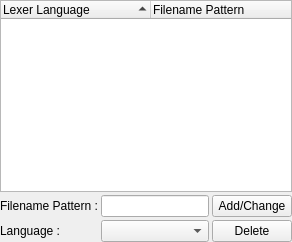
     <widget class="QWidget" name="pLexersAssociations">
      <property name="enabled">
       <bool>true</bool>
      </property>
      <layout class="QGridLayout">
       <property name="margin">
        <number>0</number>
       </property>
       <property name="spacing">
        <number>3</number>
       </property>
       <item row="2" column="0">
        <widget class="QLabel" name="lLexersAssociationsLanguage">
         <property name="text">
          <string>Language :</string>
         </property>
        </widget>
       </item>
       <item row="1" column="0">
        <widget class="QLabel" name="lLexersAssociationsFilenamePattern">
         <property name="text">
          <string>Filename Pattern :</string>
         </property>
        </widget>
       </item>
       <item row="1" column="2">
        <widget class="QPushButton" name="pbLexersAssociationsAddChange">
         <property name="text">
          <string>Add/Change</string>
         </property>
        </widget>
       </item>
       <item row="2" column="1">
        <widget class="QComboBox" name="cbLexersAssociationsLanguages"/>
       </item>
       <item row="2" column="2">
        <widget class="QPushButton" name="pbLexersAssociationsDelete">
         <property name="text">
          <string>Delete</string>
         </property>
        </widget>
       </item>
       <item row="1" column="1">
        <widget class="QLineEdit" name="leLexersAssociationsFilenamePattern"/>
       </item>
       <item row="0" column="0" colspan="3">
        <widget class="QTreeWidget" name="twLexersAssociations">
         <property name="editTriggers">
          <set>QAbstractItemView::NoEditTriggers</set>
         </property>
         <property name="alternatingRowColors">
          <bool>true</bool>
         </property>
         <property name="rootIsDecorated">
          <bool>false</bool>
         </property>
         <property name="itemsExpandable">
          <bool>false</bool>
         </property>
         <property name="sortingEnabled">
          <bool>true</bool>
         </property>
         <property name="allColumnsShowFocus">
          <bool>true</bool>
         </property>
         <attribute name="headerDefaultSectionSize">
          <number>150</number>
         </attribute>
         <attribute name="headerMinimumSectionSize">
          <number>50</number>
         </attribute>
         <column>
          <property name="text">
           <string>Lexer Language</string>
          </property>
         </column>
         <column>
          <property name="text">
           <string>Filename Pattern</string>
          </property>
         </column>
        </widget>
       </item>
      </layout>
     </widget>
